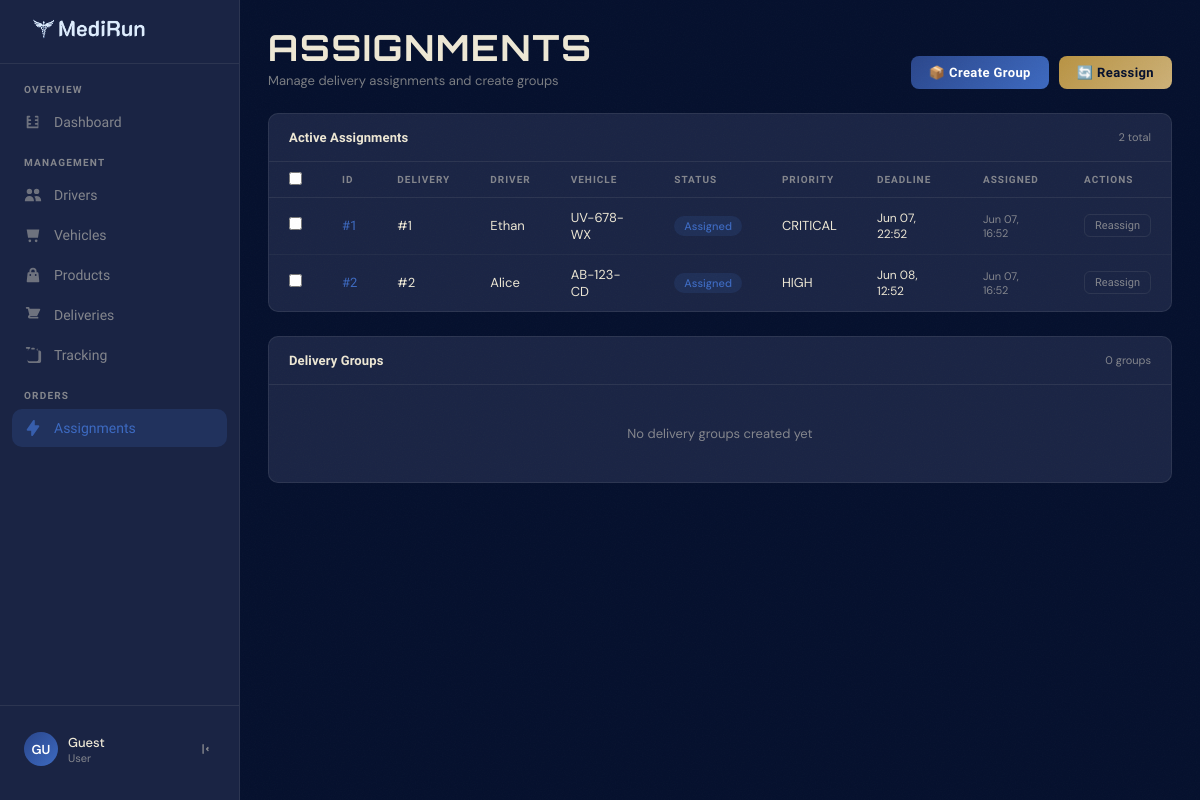
The page /src/frontend/pages/assignments.php on the database its author committed.
### tables this page shows
CREATE TABLE delivery_assignments (
  id INT AUTO_INCREMENT PRIMARY KEY,
  delivery_id INTEGER,
  driver_id INTEGER,
  vehicle_id INTEGER,
  assigned_at TIMESTAMP DEFAULT CURRENT_TIMESTAMP,
  scheduled_start TIMESTAMP NULL DEFAULT NULL,
  scheduled_end TIMESTAMP NULL DEFAULT NULL,
  assignment_status VARCHAR(32) DEFAULT 'assigned',  
  queue_position INT NOT NULL DEFAULT 1,  
  CONSTRAINT fk_delivery_assignments_delivery
    FOREIGN KEY (delivery_id) REFERENCES deliveries(id) ON DELETE CASCADE,
  CONSTRAINT fk_delivery_assignments_driver
    FOREIGN KEY (driver_id) REFERENCES drivers(id) ON DELETE SET NULL,
  CONSTRAINT fk_delivery_assignments_vehicle
    FOREIGN KEY (vehicle_id) REFERENCES vehicles(id) ON DELETE SET NULL
);

CREATE TABLE drivers (
  id INT AUTO_INCREMENT PRIMARY KEY,
  name VARCHAR(255) NOT NULL,
  phone VARCHAR(32),
  license_number VARCHAR(64),
  base_vehicle_id INTEGER,
  CONSTRAINT fk_drivers_base_vehicle
    FOREIGN KEY (base_vehicle_id) REFERENCES vehicles(id)
);

CREATE TABLE vehicles (
  id INT AUTO_INCREMENT PRIMARY KEY,
  vehicle_type_id INTEGER,
  plate VARCHAR(64),
  refrigerated BOOLEAN DEFAULT FALSE,
  status VARCHAR(32) DEFAULT 'available',  
  CONSTRAINT fk_vehicles_vehicle_type
    FOREIGN KEY (vehicle_type_id) REFERENCES vehicle_types(id) ON DELETE SET NULL
);

CREATE TABLE deliveries (
  id INT AUTO_INCREMENT PRIMARY KEY,
  client_id INTEGER,
  created_at TIMESTAMP DEFAULT CURRENT_TIMESTAMP,
  pickup_time TIMESTAMP,  
  deadline TIMESTAMP,     
  priority SMALLINT DEFAULT 3,  
  status VARCHAR(32) DEFAULT 'pending',  
  temperature_sensitive BOOLEAN DEFAULT FALSE,
  total_weight_kg NUMERIC(10,3) DEFAULT 0,
  total_volume_m3 NUMERIC(10,4) DEFAULT 0,
  notes TEXT,
  CONSTRAINT fk_deliveries_client
    FOREIGN KEY (client_id) REFERENCES clients(id) ON DELETE SET NULL
);

### src/frontend/pages/assignments.php (the view, shortened to what this page needs)
<!DOCTYPE html>
<html lang="en">
<head>
  <link href="../css/style.css" rel="stylesheet"/>
</head>
<?php
$db = Database::getConnection();
$stmt = $db->query('SELECT da.id, da.delivery_id, da.driver_id, da.vehicle_id, da.assigned_at, da.assignment_status, d.priority, d.deadline, dr.name as driver_name, v.plate FROM delivery_assignments da LEFT JOIN deliveries d ON d.id = da.delivery_id LEFT JOIN drivers dr ON dr.id = da.driver_id LEFT JOIN vehicles v ON v.id = da.vehicle_id ORDER BY da.assigned_at DESC');
$assignments = $stmt->fetchAll();
$groupsStmt = $db->query('SELECT dg.id, dg.name, dg.created_at, COUNT(dgi.delivery_id) as delivery_count FROM delivery_groups dg LEFT JOIN delivery_group_items dgi ON dgi.group_id = dg.id GROUP BY dg.id ORDER BY dg.created_at DESC');
$groups = $groupsStmt->fetchAll();
?>
<body>
  <?php include('../components/nav.php'); ?>
  <div class="main-wrap">
    <main class="content">
      <div class="page-header">
        <div>
          <h1>Assignments</h1>
          <p>Manage delivery assignments and create groups</p>
        </div>
        <div style="display: flex; gap: 10px;">
          <button class="btn btn-primary" id="groupingBtn">📦 Create Group</button>
          <button class="btn btn-gold" id="reassignBtn">🔄 Reassign</button>
        </div>
      </div>
      <div class="panel" style="margin-bottom: 24px;">
        <div class="panel-header">
          <div class="panel-title">Active Assignments</div>
          <span style="font-size: 11px; color: var(--text-muted);"><?php echo count($assignments); ?> total</span>
        </div>
        <table class="data-table">
          <thead>
            <tr>
              <th><input type="checkbox" id="selectAll"></th>
              <th>ID</th>
              <th>Delivery</th>
              <th>Driver</th>
              <th>Vehicle</th>
              <th>Status</th>
              <th>Priority</th>
              <th>Deadline</th>
              <th>Assigned</th>
              <th>Actions</th>
            </tr>
          </thead>
          <tbody>
            <?php if (!empty($assignments)): ?>
              <?php foreach ($assignments as $assignment): ?>
                <tr data-assignment-id="<?php echo $assignment['id']; ?>" data-delivery-id="<?php echo $assignment['delivery_id']; ?>">
                  <td><input type="checkbox" class="assignment-checkbox" value="<?php echo $assignment['id']; ?>"></td>
                  <td><span style="font-family: 'Anta', sans-serif; color: var(--horizon);">#<?php echo htmlspecialchars($assignment['id']); ?></span></td>
                  <td>#<?php echo htmlspecialchars($assignment['delivery_id']); ?></td>
                  <td><?php echo htmlspecialchars($assignment['driver_name'] ?? 'Unassigned'); ?></td>
                  <td><?php echo htmlspecialchars($assignment['plate'] ?? '-'); ?></td>
                  <td><span class="status-pill pill-blue"><?php echo htmlspecialchars(ucfirst(str_replace('_', ' ', $assignment['assignment_status']))); ?></span></td>
                  <td>
                    <?php
                    $prioClass = match($assignment['priority']) {
                      1 => 'prio-1',
                      2 => 'prio-2',
                      3 => 'prio-3',
                      4 => 'prio-4',
                      default => 'prio-5'
                    };
                    $prioLabel = match($assignment['priority']) {
                      1 => 'CRITICAL',
                      2 => 'HIGH',
                      3 => 'MEDIUM',
                      4 => 'LOW',
                      default => 'VERY LOW'
                    };
                    ?>
                    <span class="prio-badge <?php echo $prioClass; ?>"><?php echo $prioLabel; ?></span>
                  </td>
                  <td style="font-size: 12px;"><?php echo htmlspecialchars(date('M d, H:i', strtotime($assignment['deadline'] ?? 'now'))); ?></td>
                  <td style="font-size: 11px; color: var(--text-muted);"><?php echo htmlspecialchars(date('M d, H:i', strtotime($assignment['assigned_at']))); ?></td>
                  <td>
                    <div class="row-actions">
                      <button class="row-btn reassign-btn" data-assignment-id="<?php echo $assignment['id']; ?>" data-driver-id="<?php echo $assignment['driver_id']; ?>" data-vehicle-id="<?php echo $assignment['vehicle_id']; ?>">Reassign</button>
                    </div>
                  </td>
                </tr>
              <?php endforeach; ?>
            <?php else: ?>
              <tr>
                <td colspan="10" style="text-align:center;padding:20px;color:var(--text-muted)">No assignments found.</td>
              </tr>
            <?php endif; ?>
          </tbody>
        </table>
      </div>
      <div class="panel">
        <div class="panel-header">
          <div class="panel-title">Delivery Groups</div>
          <span style="font-size: 11px; color: var(--text-muted);"><?php echo count($groups); ?> groups</span>
        </div>
        <?php if (!empty($groups)): ?>
          <div style="padding: 20px;">
            <div style="display: grid; grid-template-columns: repeat(auto-fill, minmax(200px, 1fr)); gap: 16px;">
              <?php foreach ($groups as $group): ?>
                <div style="background: rgba(255,247,227,0.04); border: 1px solid var(--border); border-radius: 8px; padding: 14px; cursor: pointer; transition: all 0.15s;" class="group-card">
                  <div style="font-weight: 600; color: var(--horizon); margin-bottom: 4px; font-size: 12px; text-transform: uppercase; letter-spacing: 0.05em;">#<?php echo htmlspecialchars($group['id']); ?></div>
                  <div style="font-size: 14px; font-weight: 500; margin-bottom: 8px;"><?php echo htmlspecialchars($group['name']); ?></div>
                  <div style="font-size: 11px; color: var(--text-muted); margin-bottom: 8px;">
                    📦 <?php echo $group['delivery_count']; ?> deliveries
                  </div>
                  <div style="font-size: 10px; color: var(--text-muted);">Created <?php echo htmlspecialchars(date('M d, Y', strtotime($group['created_at']))); ?></div>
                </div>
              <?php endforeach; ?>
            </div>
          </div>
        <?php else: ?>
          <div style="padding: 40px 20px; text-align: center; color: var(--text-muted);">
            <p style="font-size: 13px;">No delivery groups created yet</p>
          </div>
        <?php endif; ?>
      </div>
    </main>
  </div>
</body>
</html>

### src/frontend/css/style.css (style rules this page uses)
:root { --abysse: #05102D; --nuit: #1A2444; --marine: #2A468B; --horizon: #3D6AC1; --creme: #FFF7E3; --gold-dark: #B89343; --gold-mid: #CDB178; --gold-light:#DFCBA7; --sidebar-w: 240px; --header-h: 64px; --radius: 10px; --card-bg: rgba(255,247,227,0.04); --border: rgba(255,247,227,0.08); --text-main: #EEE8D5; --text-muted: rgba(238,232,213,0.5); --green: #2ECC8F; --orange: #E8943A; --red: #E05252; }
*, *::before, *::after { box-sizing: border-box; margin: 0; padding: 0; }
html { font-size: 15px; }
body { font-family: 'DM Sans', sans-serif; background-color: var(--abysse); color: var(--text-main); min-height: 100vh; display: flex; overflow-x: hidden; }
body::before { content: ''; position: fixed; inset: 0; pointer-events: none; z-index: 0; opacity: 0.6; }
.main-wrap { margin-left: var(--sidebar-w); flex: 1; display: flex; flex-direction: column; min-height: 100vh; }
.content { padding: 28px; flex: 1; }
.page-header { display: flex; align-items: flex-end; justify-content: space-between; margin-bottom: 24px; }
.page-header h1 { font-family: 'Orbitron', sans-serif; font-size: 36px; font-weight: 700; line-height: 1.1; letter-spacing: 0.05em; text-transform: uppercase; }
.page-header p { font-size: 13px; color: var(--text-muted); margin-top: 4px; }
.btn { display: inline-flex; align-items: center; gap: 8px; padding: 9px 18px; border-radius: 8px; border: none; cursor: pointer; font-family: 'Anta', sans-serif; font-size: 13px; font-weight: 600; transition: all 0.18s; letter-spacing: 0.03em; }
.btn-primary { background: linear-gradient(135deg, var(--marine), var(--horizon)); color: #fff; }
.btn-gold { background: linear-gradient(135deg, var(--gold-dark), var(--gold-mid)); color: var(--abysse); }
.panel { background: var(--nuit); border: 1px solid var(--border); border-radius: var(--radius); overflow: hidden; }
.panel-header { display: flex; align-items: center; justify-content: space-between; padding: 16px 20px; border-bottom: 1px solid var(--border); }
.panel-title { font-size: 13px; font-weight: 600; letter-spacing: 0.01em; font-family: 'Unica One', sans-serif; }
.data-table { width: 100%; border-collapse: collapse; }
.data-table th { text-align: left; font-size: 10px; font-weight: 600; letter-spacing: 0.1em; text-transform: uppercase; color: var(--text-muted); padding: 10px 20px; border-bottom: 1px solid var(--border); font-family: 'Unica One', sans-serif; }
.data-table td { padding: 11px 20px; font-size: 13px; border-bottom: 1px solid rgba(255,247,227,0.04); vertical-align: middle; }
.data-table tr:last-child td { border-bottom: none; }
.status-pill { display: inline-flex; align-items: center; gap: 5px; padding: 3px 10px; border-radius: 20px; font-size: 11px; font-weight: 500; }
.pill-blue { background: rgba(61,106,193,0.15); color: var(--horizon); }
.row-actions { display: flex; gap: 6px; }
.row-btn { padding: 4px 10px; border-radius: 6px; border: 1px solid var(--border); background: none; cursor: pointer; color: var(--text-muted); font-family: 'Anta', sans-serif; font-size: 11px; transition: all 0.15s; }

### rows shown on the page
delivery_assignments: id "1", delivery "1", driver.name "Ethan", vehicle.plate "UV-678-WX", assignment_status "Assigned", delivery.priority "CRITICAL", delivery.deadline "Jun 07, 22:52", assigned_at "Jun 07, 16:52"
delivery_assignments: id "2", delivery "2", driver.name "Alice", vehicle.plate "AB-123-CD", assignment_status "Assigned", delivery.priority "HIGH", delivery.deadline "Jun 08, 12:52", assigned_at "Jun 07, 16:52"

### other values the page prints
$avatarInitials "GU"
$userName "Guest"
$userRole "User"
count($assignments) "2"
count($groups) "0"
